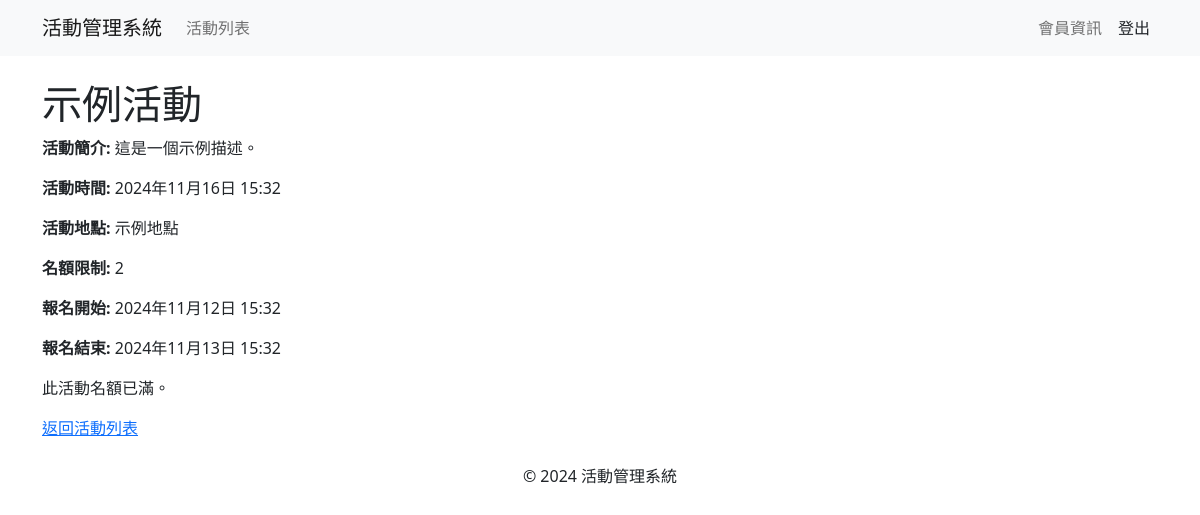
The app's page /events/events/1/ (signed in) with its own data.
### events/models.py (models this page shows, shortened)
class Event(models.Model):
    ACTIVITY_TYPES = [
        ('lecture', '講座'),
        ('seminar', '研討會'),
    ]
    STATUS_CHOICES = [
        ('open', '報名中'),
        ('closed', '報名截止'),
        ('not_open', '尚未開放報名'),
    ]
    name = models.CharField(max_length=200)
    description = models.TextField()
    event_time = models.DateTimeField()
    location = models.CharField(max_length=200)
    capacity_limit = models.PositiveIntegerField()
    registration_start = models.DateTimeField()
    registration_end = models.DateTimeField()
    activity_type = models.CharField(max_length=20, choices=ACTIVITY_TYPES)
    status = models.CharField(max_length=20, choices=STATUS_CHOICES, default='not_open')
    published_time = models.DateTimeField(auto_now_add=True)
    updated_time = models.DateTimeField(auto_now=True)
    poster = models.ImageField(upload_to='posters/', blank=True, null=True)
    language = models.CharField(max_length=100, blank=True, null=True)

### events/views.py (the view)
# urls.py: path('events/<int:event_id>/', views.event_detail, name='event_detail'),
def event_detail(request, event_id):
    event = get_object_or_404(Event, id=event_id)
    is_registered = Registration.objects.filter(user=request.user, event=event).exists()
    return render(request, 'events/event_detail.html', {'event': event})

### templates/events/event_detail.html (shortened to what this page needs)
{% extends 'base.html' %}
{% block content %}
    <h1>{{ event.name }}</h1>
    <p><strong>活動簡介:</strong> {{ event.description }}</p>
    <p><strong>活動時間:</strong> {{ event.event_time }}</p>
    <p><strong>活動地點:</strong> {{ event.location }}</p>
    <p><strong>名額限制:</strong> {{ event.capacity_limit }}</p>
    <p><strong>報名開始:</strong> {{ event.registration_start }}</p>
    <p><strong>報名結束:</strong> {{ event.registration_end }}</p>
    {% if user.is_authenticated %}
        {% if is_registered %}
            <p>您已報名此活動。</p>
            <form method="POST" action="{% url 'cancel_registration' event.id %}">
                {% csrf_token %}
                <button type="submit">取消報名</button>
            </form>
        {% elif event.registration_set.count >= event.capacity_limit %}
            <p>此活動名額已滿。</p>
        {% else %}
            <form method="POST" action="{% url 'register_event' event.id %}">
                {% csrf_token %}
                <button type="submit">報名活動</button>
            </form>
        {% endif %}
    {% else %}
        <p>請先<a href="{% url 'login' %}">登入</a>以報名活動。</p>
    {% endif %}
    <a href="{% url 'event_list' %}">返回活動列表</a>
{% endblock %}

### records on screen
Event: name "示例活動", description "這是一個示例描述。", event_time "2024年11月16日 15:32", location "示例地點", capacity_limit "2", registration_start "2024年11月12日 15:32", registration_end "2024年11月13日 15:32"
